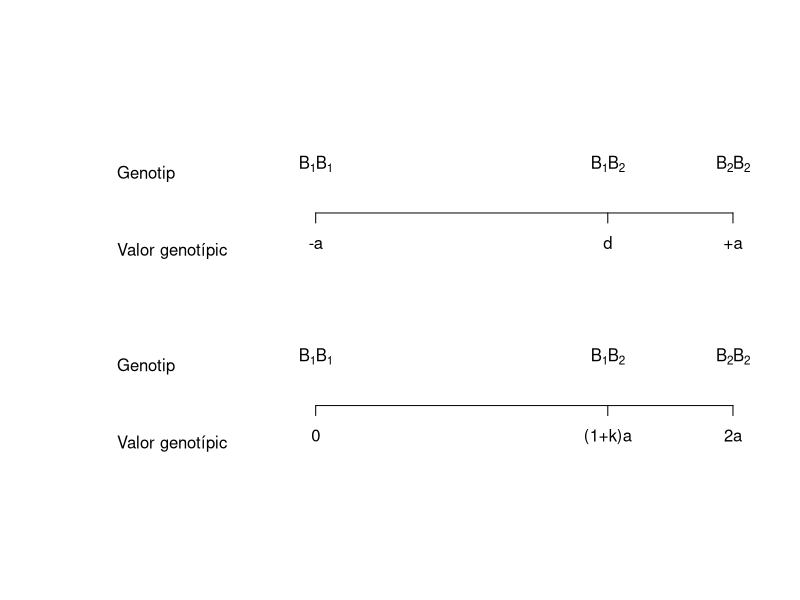
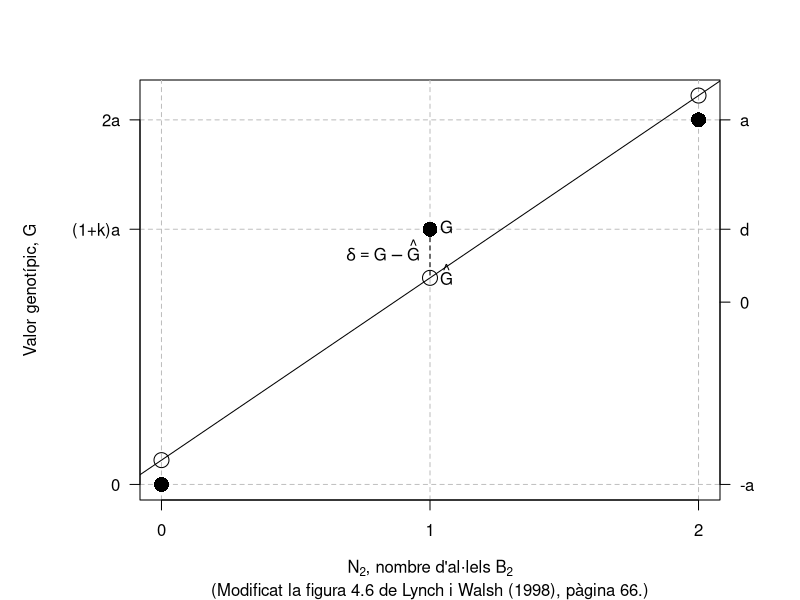
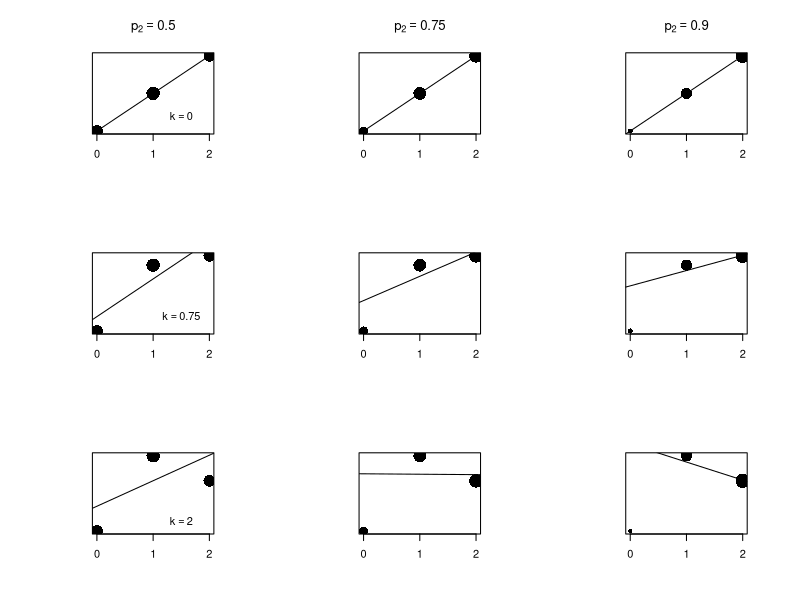
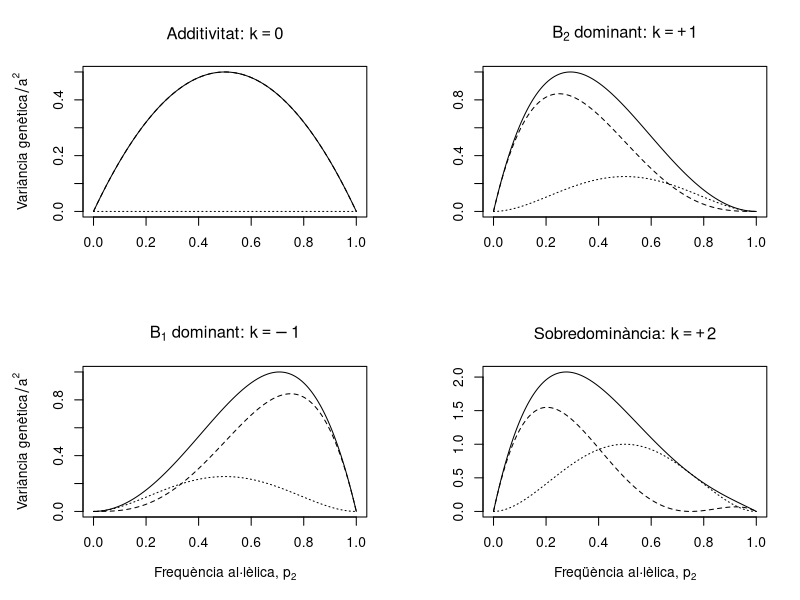

Recreate these plots in R, in order.
## ---- chunk 1
plot(c(-5,10), c(0,10), type = 'n', axes = FALSE, ann = FALSE)
axis(1, at = c(0, 7, 10), labels = c('0', '(1+k)a', '2a'), pos = 2)
axis(1, at = c(0, 7, 10), labels = expression(B[1]*B[1], B[1]*B[2], B[2]*B[2]),
     pos = 4, tick = FALSE)
text(-5, 1, labels = 'Valor genotípic', pos = 4)
text(-5, 3, labels = 'Genotip', pos = 4)
axis(1, at = c(0, 7, 10), labels = c('-a', 'd', '+a'), pos = 7)
axis(1, at = c(0, 7, 10), labels = expression(B[1]*B[1], B[1]*B[2], B[2]*B[2]),
     pos = 9, tick = FALSE)
text(-5, 6, labels = 'Valor genotípic', pos = 4)
text(-5, 8, labels = 'Genotip', pos = 4)
## ---- chunk 2
N2 <- c(0, 1, 2)
G  <- c(0, 7, 10)
m0 <- lm(G ~ N2)
Ghat <- predict(m0)

par(mar = c(5,7,4,4))
plot(c(N2, N2), c(G, Ghat), type = 'n',
     xlab = expression(N[2]*", nombre d'al·lels "*B[2]),
     ylab = "", xaxt = 'n', yaxt = 'n', las = 1,
     sub = "(Modificat la figura 4.6 de Lynch i Walsh (1998), pàgina 66.)")
mtext("Valor genotípic, G", side = 2, line = 5)
abline(h = G,  lty = 2, col = 'gray')
abline(v = N2, lty = 2, col = 'gray')
points(N2, G, pch = 16, cex = 2)
abline(m0)
points(N2, Ghat, cex = 2)
segments(N2[2], G[2], N2[2], Ghat[2], lty = 2)
text(N2[2], G[2], label = 'G', pos = 4)
text(N2[2], Ghat[2], label = expression(hat(G)), pos = 4)
text(N2[2], (G[2] + Ghat[2]) / 2, label = expression(delta==G-hat(G)), pos = 2)
axis(1, at = c(0, 1, 2), labels = c('0', '1', '2'))
axis(2, at = c(0, 7, 10), labels = c('0', '(1+k)a', '2a'), las = 1)
axis(4, at = c(0, 5, 7, 10), labels = c('-a', '0', 'd', 'a'), las = 1)
## ---- chunk 3
library(plyr)
PopSize <- 1000
Freq2   <- c(0.5, 0.75, 0.90)
k       <- c(0, 0.75, 2)
a       <- 5
pops    <- lapply(k, function(x) {
              lapply(Freq2, function(y) {
                 genotip <- sample(0:2, PopSize, replace = TRUE, prob = c((1-y)^2, 2*y*(1-y), y^2))
                 fenotip <- a * genotip * (1 + 2 * x - x * genotip)
                 return(data.frame(G = genotip, P = fenotip))
              })
           })
Main <- lapply(k, function(x) {
           lapply(Freq2, function(y) {
              if (x == 0) {
                 Title = bquote(p[2]==.(y))
              } else {
                 Title = ''
              }
              return(Title)
           })
        })
Text <- lapply(k, function(x) {
           lapply(Freq2, function(y) {
              if (y == 0.5) {
                 Ktext = bquote(k==.(x))
              } else {
                 Ktext = ''
              }
              return(Ktext)
           })
        })
par(mfrow = c(3, 3))
z <- sapply(1:3, function(x) {
          sapply(1:3, function(y) {
             PopData <- ddply(pops[[x]][[y]], 'G', function(z) {
                data.frame(P = mean(z$P), N = dim(z)[1])
             })
             plot(PopData$G, PopData$P, cex = log10(PopData$N), pch = 16,
                  xlab = '', ylab = '', xaxt = 'n', yaxt = 'n', main = Main[[x]][[y]])
             text(1.5, 2, labels = Text[[x]][[y]])
             abline(lm(P ~ G, data = pops[[x]][[y]]))
             axis(1, at = c(0, 1, 2), labels = c('0', '1', '2'))
          })
       })
par(mfrow = c(1,1))
## ---- chunk 4
k  <- c(0, -1, 1, 2)
p2 <- seq(from = 0, to = 1, by = 0.001)
p1 <- 1 - p2
a  <- 5
alpha <- sapply(k, function(x) a * (1 + x * (p1 - p2)))
additiva <- sapply(1:4, function(x) 2 * p1 * p2 * alpha[,x]^2)
dominant <- sapply(1:4, function(x) (2 * p1 * p2 * a * k[x])^2)
VarTotal <- additiva + dominant
par(mfrow = c(2,2), mar = c(5,5,4,2))
plot(p2, VarTotal[,1] / a ^ 2, type = 'l', main = expression('Additivitat: '*k==0),
     ylab = expression('Variància genètica'/a^2),
     xlab = '')
lines(p2, additiva[,1] / a ^ 2, lty = 2)
lines(p2, dominant[,1] / a ^ 2, lty = 3)

plot(p2, VarTotal[,3] / a ^ 2, type = 'l', main = expression(B[2]*' dominant: '*k==+1),
     ylab = '',
     xlab = '')
lines(p2, additiva[,3] / a ^ 2, lty = 2)
lines(p2, dominant[,3] / a ^ 2, lty = 3)

plot(p2, VarTotal[,2] / a ^ 2, type = 'l', main = expression(B[1]*' dominant: '*k==-1),
     ylab = expression('Variància genètica'/a^2),
     xlab = expression('Frequència al·lèlica, '*p[2]))
lines(p2, additiva[,2] / a ^ 2, lty = 2)
lines(p2, dominant[,2] / a ^ 2, lty = 3)

plot(p2, VarTotal[,4] / a ^ 2, type = 'l', main = expression('Sobredominància: '*k==+2),
     ylab = '',
     xlab = expression('Freqüència al·lèlica, '*p[2]))
lines(p2, additiva[,4] / a ^ 2, lty = 2)
lines(p2, dominant[,4] / a ^ 2, lty = 3)
par(mfrow = c(1,1))
## ---- chunk 5
library(knitr)
library(kableExtra)
teosinte <- data.frame(
   LocusU = c('$U_{MM}$', '$U_{MM}$', '$U_{MM}$', '$U_{MT}$', '$U_{MT}$', '$U_{MT}$', '$U_{TT}$', '$U_{TT}$', '$U_{TT}$'),
   LocusB = c('$B_{MM}$', '$B_{MT}$', '$B_{TT}$', '$B_{MM}$', '$B_{MT}$', '$B_{TT}$', '$B_{MM}$', '$B_{MT}$', '$B_{TT}$'),
   Longitud = c(18.0, 54.6, 47.8, 40.9, 47.6, 83.6, 61.1, 66.5, 101.7),
   Frequencia = c(1/16, 1/8, 1/16, 1/8, 1/4, 1/8, 1/16, 1/8, 1/16))

kable(teosinte, booktabs = TRUE, format = 'latex', caption = '', digits = 2,
   col.names = c('Locus U', 'Locus B', 'Longitud (mm)', 'Freqüència'), escape = FALSE) %>%
kable_styling(latex_options = 'hold_position')
## ---- chunk 6
ak <- function(G) {
   stopifnot(length(G) == 3)
   a <- abs(G[3] - G[1]) / 2
   k <- ((G[2] - min(G[1], G[3])) / a) - 1
   return(c(a,k))
}

ka <- data.frame(
   Locus = c('B','B','B','U','U','U'),
   GenoFix = c('$U_{MM}$', '$U_{MT}$', '$U_{TT}$', '$B_{MM}$', '$B_{MT}$', '$B_{TT}$'),
   a = sapply(list(teosinte[1:3,3], teosinte[4:6,3], teosinte[7:9,3], teosinte[c(1,4,7),3], teosinte[c(2,5,8),3], teosinte[c(3,6,9),3]), function(G) ak(G)[1]),
   k = sapply(list(teosinte[1:3,3], teosinte[4:6,3], teosinte[7:9,3], teosinte[c(1,4,7),3], teosinte[c(2,5,8),3], teosinte[c(3,6,9),3]), function(G) ak(G)[2])
)
kable(ka, booktabs = TRUE, format = 'latex', caption = '', digits = 2, 
   col.names = c('Locus focal', "Genotip a l'altre locus", '$k$', '$a$'), escape = FALSE) %>%
kable_styling(latex_options = 'hold_position')
